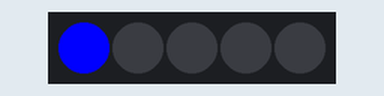
This sketch was run on a simulated Arduino Uno, built with avr-gcc and run on an emulated ATmega328P. Parts: 5 RGB LEDs in strip order, left to right.

Above: at 0.1 s.
At 7.6 s:
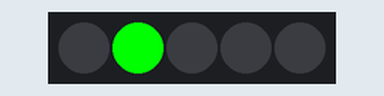
At 13.6 s:
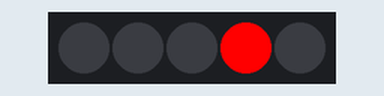
At 19.6 s:
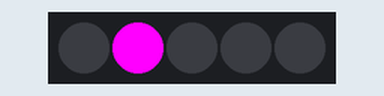
At 27.6 s:
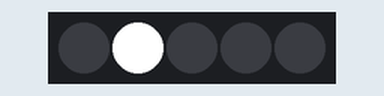
At 39.1 s:
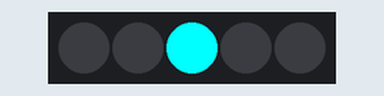
Timing chart, 0 to 40.0 s (numbered marks = the images above):
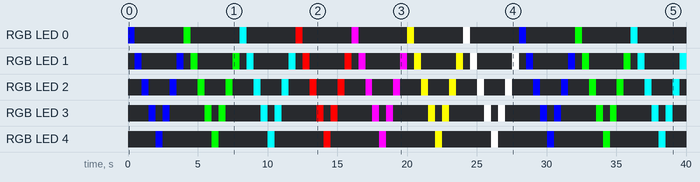

Measured:
- by itself, RGB LED 2: off → RGB(0, 0, 255) at 1.0 s, → off 0.50 s later, → RGB(0, 0, 255) 1.5 s later, → off 0.50 s later, … (40 changes in this stretch)
- by itself, RGB LED 4: off → RGB(0, 0, 255) at 2.0 s, → off 0.50 s later, → RGB(0, 255, 0) 3.5 s later, → off 0.50 s later, … (20 changes in this stretch)
- what the display in image 1 shows lasts 0.5 s, from 7.5 s to 8.0 s

The sketch:

NEOpixel_Demo.ino
```cpp
#include <Adafruit_NeoPixel.h>

#define VANILLA_LED_pin 9

// Define the pin connected to the NeoPixel strip and the number of LEDs
#define NEO_pin 6
#define NUMPIXELS 5  // Adjust based on the number of LEDs in your strip

#define delay_time 500

// Create an instance of the NeoPixel library
Adafruit_NeoPixel pixels(NUMPIXELS, NEO_pin, NEO_GRB + NEO_KHZ800);

char rgb   = 0b000;
char red   = 0;
char green = 0;
char blue  = 0;

void setup() {
  pixels.begin(); // Initialize the NeoPixel strip
  pixels.show();  // Turn off all LEDs by default
}

void loop() {
  // Austin's obfuscated way of changing color
  rgb++;
  rgb   = (rgb > 0b111) ? 0b001 : rgb;
  red   = ((rgb & 0b100) == 0b100) ? 255 : 0;
  green = ((rgb & 0b010) == 0b010) ? 255 : 0;
  blue  = ((rgb & 0b001) == 0b001) ? 255 : 0;

  // Change the LEDs forward
  for (int i = 0; i < NUMPIXELS; i++) {
    pixels.setPixelColor(i, pixels.Color(red, green, blue));
    pixels.show();  // Send the updated data to the strip

    delay(delay_time);      // Wait delay_time ms before moving to the next pixel

    pixels.setPixelColor(i, pixels.Color(0, 0, 0));
    pixels.show();
  }

  // Change the LEDs backward
  for (int i = NUMPIXELS-2; i > 0; i--) {
    pixels.setPixelColor(i, pixels.Color(red, green, blue));
    pixels.show();  // Send the updated data to the strip

    delay(delay_time);      // Wait delay_time ms before moving to the next pixel

    pixels.setPixelColor(i, pixels.Color(0, 0, 0));
    pixels.show();
  }
}
```
